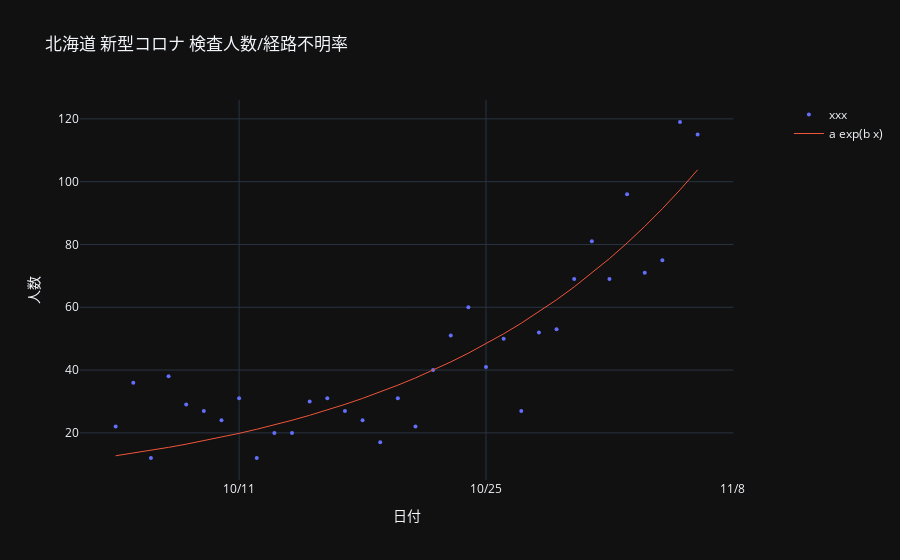

Notebook code cell kept with this figure:
### Code cell
fig = make_subplots(specs=[[{"secondary_y": True}]])
fig.add_trace(go.Scatter(x=xbins, y=ybins, mode='markers', name='xxx',
                                       marker=dict(size=4)), secondary_y=False)
fig.add_trace(go.Scatter(x=xbins, y=y_fit, name="a exp(b x)",
                         line=dict(width=1)), secondary_y=False)
fig.update_layout(
    xaxis=dict(title='日付', type='date',
               dtick=1209600000.0, tickformat="%_m/%-d"),
    yaxis=dict(title='人数'),#, type='log'),
    yaxis2=dict(title='経路不明率[%]'),
    title='北海道 新型コロナ 検査人数/経路不明率',
)
show_and_save_plotly(fig, "hokkaido-unknown.jpg", js=False)

### Figure 1 — Plotly figure (JSON) as saved in the notebook; plotly's stock layout.template omitted (floating-point values rounded to 4 significant figures)
{"data": [{"marker": {"size": 4}, "mode": "markers", "name": "xxx", "type": "scatter", "x": ["2020-10-04T00:00:00", "2020-10-05T00:00:00", "2020-10-06T00:00:00", "2020-10-07T00:00:00", "2020-10-08T00:00:00", "2020-10-09T00:00:00", "2020-10-10T00:00:00", "2020-10-11T00:00:00", "2020-10-12T00:00:00", "2020-10-13T00:00:00", "2020-10-14T00:00:00", "2020-10-15T00:00:00", "2020-10-16T00:00:00", "2020-10-17T00:00:00", "2020-10-18T00:00:00", "2020-10-19T00:00:00", "2020-10-20T00:00:00", "2020-10-21T00:00:00", "2020-10-22T00:00:00", "2020-10-23T00:00:00", "2020-10-24T00:00:00", "2020-10-25T00:00:00", "2020-10-26T00:00:00", "2020-10-27T00:00:00", "2020-10-28T00:00:00", "2020-10-29T00:00:00", "2020-10-30T00:00:00", "2020-10-31T00:00:00", "2020-11-01T00:00:00", "2020-11-02T00:00:00", "2020-11-03T00:00:00", "2020-11-04T00:00:00", "2020-11-05T00:00:00", "2020-11-06T00:00:00"], "xaxis": "x", "y": [22, 36, 12, 38, 29, 27, 24, 31, 12, 20, 20, 30, 31, 27, 24, 17, 31, 22, 40, 51, 60, 41, 50, 27, 52, 53, 69, 81, 69, 96, 71, 75, 119, 115], "yaxis": "y"}, {"line": {"width": 1}, "name": "a exp(b x)", "type": "scatter", "x": ["2020-10-04T00:00:00", "2020-10-05T00:00:00", "2020-10-06T00:00:00", "2020-10-07T00:00:00", "2020-10-08T00:00:00", "2020-10-09T00:00:00", "2020-10-10T00:00:00", "2020-10-11T00:00:00", "2020-10-12T00:00:00", "2020-10-13T00:00:00", "2020-10-14T00:00:00", "2020-10-15T00:00:00", "2020-10-16T00:00:00", "2020-10-17T00:00:00", "2020-10-18T00:00:00", "2020-10-19T00:00:00", "2020-10-20T00:00:00", "2020-10-21T00:00:00", "2020-10-22T00:00:00", "2020-10-23T00:00:00", "2020-10-24T00:00:00", "2020-10-25T00:00:00", "2020-10-26T00:00:00", "2020-10-27T00:00:00", "2020-10-28T00:00:00", "2020-10-29T00:00:00", "2020-10-30T00:00:00", "2020-10-31T00:00:00", "2020-11-01T00:00:00", "2020-11-02T00:00:00", "2020-11-03T00:00:00", "2020-11-04T00:00:00", "2020-11-05T00:00:00", "2020-11-06T00:00:00"], "xaxis": "x", "y": [12.71, 13.55, 14.44, 15.39, 16.4, 17.48, 18.63, 19.85, 21.15, 22.54, 24.02, 25.6, 27.28, 29.07, 30.98, 33.02, 35.19, 37.5, 39.96, 42.59, 45.39, 48.37, 51.54, 54.93, 58.54, 62.38, 66.48, 70.85, 75.5, 80.46, 85.75, 91.38, 97.38, 103.8], "yaxis": "y"}], "layout": {"title": {"text": "北海道 新型コロナ 検査人数/経路不明率"}, "xaxis": {"anchor": "y", "domain": [0, 0.94], "dtick": 1209600000, "tickformat": "%_m/%-d", "title": {"text": "日付"}, "type": "date"}, "yaxis": {"anchor": "x", "domain": [0, 1], "title": {"text": "人数"}}, "yaxis2": {"anchor": "x", "overlaying": "y", "side": "right", "title": {"text": "経路不明率[%]"}}}}
